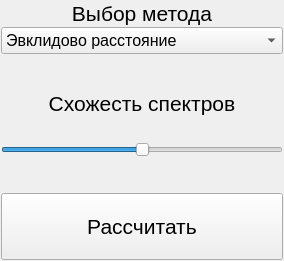
<?xml version="1.0" encoding="UTF-8"?>
<ui version="4.0">
 <class>SpecDistWindow</class>
 <widget class="QMainWindow" name="SpecDistWindow">
  <property name="geometry">
   <rect>
    <x>0</x>
    <y>0</y>
    <width>284</width>
    <height>261</height>
   </rect>
  </property>
  <property name="windowTitle">
   <string>Спектральные расстояния</string>
  </property>
  <property name="tabShape">
   <enum>QTabWidget::Rounded</enum>
  </property>
  <property name="dockNestingEnabled">
   <bool>false</bool>
  </property>
  <widget class="QWidget" name="centralwidget">
   <layout class="QVBoxLayout" name="verticalLayout">
    <property name="spacing">
     <number>1</number>
    </property>
    <property name="leftMargin">
     <number>1</number>
    </property>
    <property name="topMargin">
     <number>1</number>
    </property>
    <property name="rightMargin">
     <number>1</number>
    </property>
    <property name="bottomMargin">
     <number>1</number>
    </property>
    <item>
     <widget class="QLabel" name="label_1">
      <property name="font">
       <font>
        <pointsize>16</pointsize>
        <weight>50</weight>
        <bold>false</bold>
       </font>
      </property>
      <property name="text">
       <string>Выбор метода</string>
      </property>
      <property name="textFormat">
       <enum>Qt::AutoText</enum>
      </property>
      <property name="alignment">
       <set>Qt::AlignCenter</set>
      </property>
     </widget>
    </item>
    <item>
     <widget class="QComboBox" name="comboBoxMethods">
      <property name="font">
       <font>
        <pointsize>12</pointsize>
        <weight>50</weight>
        <bold>false</bold>
       </font>
      </property>
      <property name="layoutDirection">
       <enum>Qt::LeftToRight</enum>
      </property>
      <property name="autoFillBackground">
       <bool>false</bool>
      </property>
      <property name="editable">
       <bool>false</bool>
      </property>
      <property name="currentIndex">
       <number>0</number>
      </property>
      <property name="duplicatesEnabled">
       <bool>false</bool>
      </property>
      <property name="frame">
       <bool>true</bool>
      </property>
      <item>
       <property name="text">
        <string>Эвклидово расстояние</string>
       </property>
      </item>
      <item>
       <property name="text">
        <string>Спектральный угол</string>
       </property>
      </item>
      <item>
       <property name="text">
        <string>Спектральная корреляция</string>
       </property>
      </item>
     </widget>
    </item>
    <item>
     <spacer name="verticalSpacer">
      <property name="orientation">
       <enum>Qt::Vertical</enum>
      </property>
      <property name="sizeType">
       <enum>QSizePolicy::MinimumExpanding</enum>
      </property>
      <property name="sizeHint" stdset="0">
       <size>
        <width>20</width>
        <height>10</height>
       </size>
      </property>
     </spacer>
    </item>
    <item>
     <widget class="QLabel" name="label_2">
      <property name="font">
       <font>
        <pointsize>16</pointsize>
       </font>
      </property>
      <property name="text">
       <string>Схожесть спектров</string>
      </property>
      <property name="alignment">
       <set>Qt::AlignCenter</set>
      </property>
     </widget>
    </item>
    <item>
     <widget class="QLabel" name="labelPercent">
      <property name="font">
       <font>
        <pointsize>16</pointsize>
       </font>
      </property>
      <property name="text">
       <string/>
      </property>
      <property name="alignment">
       <set>Qt::AlignCenter</set>
      </property>
     </widget>
    </item>
    <item>
     <widget class="QSlider" name="sliderRange">
      <property name="maximum">
       <number>100</number>
      </property>
      <property name="singleStep">
       <number>1</number>
      </property>
      <property name="value">
       <number>50</number>
      </property>
      <property name="orientation">
       <enum>Qt::Horizontal</enum>
      </property>
     </widget>
    </item>
    <item>
     <spacer name="verticalSpacer_2">
      <property name="orientation">
       <enum>Qt::Vertical</enum>
      </property>
      <property name="sizeType">
       <enum>QSizePolicy::MinimumExpanding</enum>
      </property>
      <property name="sizeHint" stdset="0">
       <size>
        <width>20</width>
        <height>10</height>
       </size>
      </property>
     </spacer>
    </item>
    <item>
     <widget class="QPushButton" name="buttonCalc">
      <property name="minimumSize">
       <size>
        <width>0</width>
        <height>67</height>
       </size>
      </property>
      <property name="font">
       <font>
        <pointsize>16</pointsize>
        <weight>50</weight>
        <bold>false</bold>
        <underline>false</underline>
       </font>
      </property>
      <property name="text">
       <string>Рассчитать</string>
      </property>
      <property name="autoDefault">
       <bool>false</bool>
      </property>
      <property name="default">
       <bool>false</bool>
      </property>
      <property name="flat">
       <bool>false</bool>
      </property>
     </widget>
    </item>
   </layout>
  </widget>
 </widget>
 <resources/>
 <connections/>
</ui>
